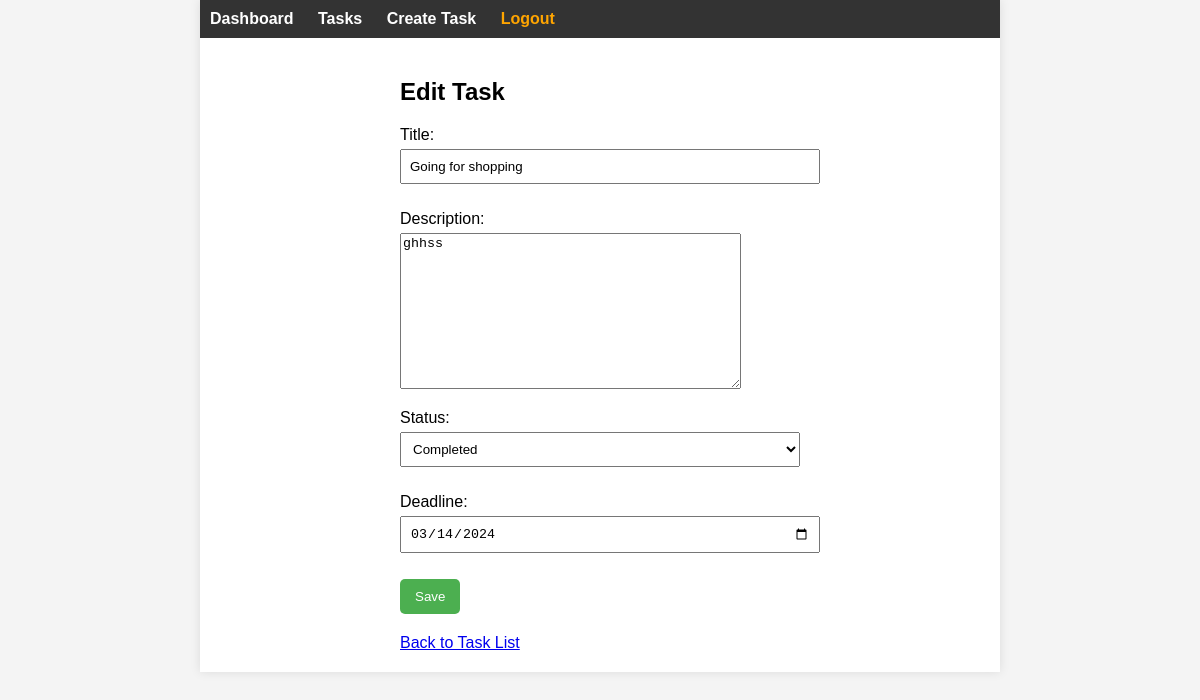
Screenshot of /tasks/edit/5/ (signed in) with the database file from the repository.
### tasks/models.py (models this page shows, shortened)
class Task(models.Model):
    user = models.ForeignKey(User, on_delete=models.CASCADE)
    title = models.CharField(max_length=255)
    description = models.TextField()
    status = models.CharField(max_length=20, choices=[('todo', 'To-Do'), ('in_progress', 'In Progress'), ('completed', 'Completed')])
    deadline = models.DateField()

### tasks/views.py (the view)
# urls.py: path('tasks/edit/<int:pk>/', edit_task, name='edit_task'),  # Add this path
@login_required
def edit_task(request, pk):
    task = get_object_or_404(Task, pk=pk, user=request.user)
    if request.method == 'POST':
        form = TaskForm(request.POST, instance=task)
        if form.is_valid():
            form.save()
            return redirect('task_list')
    else:
        form = TaskForm(instance=task)
    return render(request, 'task_form.html', {'form': form, 'action': 'Edit'})

### tasks/forms.py
class TaskForm(forms.ModelForm):
    class Meta:
        model = Task
        fields = ['title', 'description', 'status', 'deadline']
        widgets = {
            'deadline': forms.DateInput(attrs={'type': 'date'}),
        }

### tasks/templates/task_form.html (shortened to what this page needs)
{% extends './base.html' %}
{% block content %}
<div class="form">
  <h2>{{ action }} Task</h2>
  <form method="post">
    {{ form.as_p }}
    <button type="submit">Save</button>
  </form>
  <a href="{% url 'task_list' %}">Back to Task List</a>
</div>
{% endblock %}

### tasks/static/style.css (style rules this page uses)
body { font-family: Arial, sans-serif; margin: 20px; }
.form { max-width: 400px; margin: auto; }
form { padding-bottom: 20px; }
label { display: block; margin-bottom: 5px; }
input, select { width: 100%; padding: 8px; margin-bottom: 10px; }
button { background-color: #4CAF50; color: white; padding: 10px 15px; border: none; border-radius: 5px; cursor: pointer; }
body { font-family: 'Arial', sans-serif; margin: 0; padding: 0; background-color: #f4f4f4; }

### rows the page displays
Task: title "Going for shopping", description "ghhss", status "Completed", deadline "03/14/2024"

### other values shown
{{ action }} "Edit"
